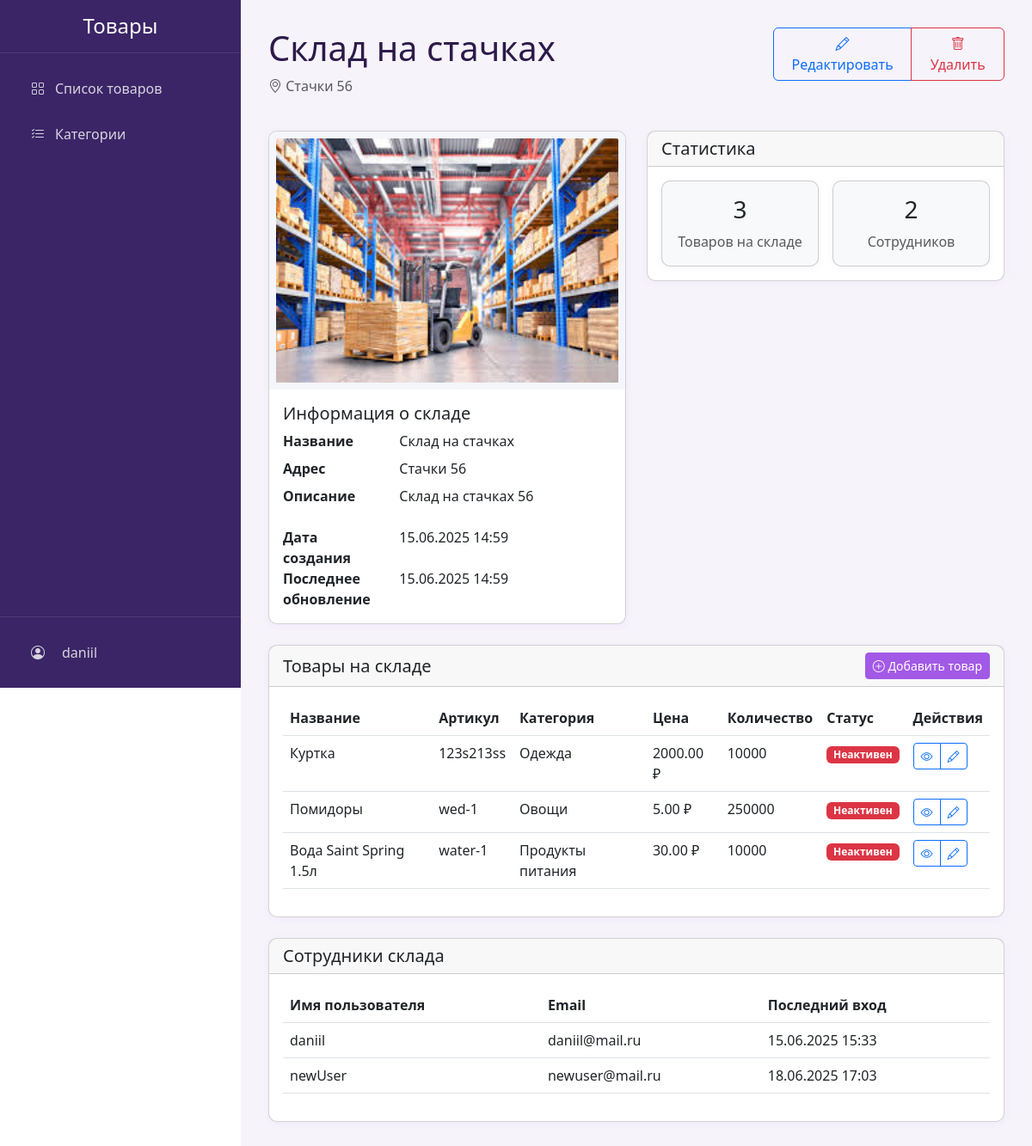
The page /warehouses/1/ (signed in) on the database its author committed.
### products/models.py (models this page shows, shortened)
class User(AbstractUser):
    ROLES = (
        ('admin', 'Администратор'),
        ('manager', 'Менеджер'),
        ('client', 'Клиент'),
    )
    role = models.CharField(max_length=10, choices=ROLES, default='client')
    phone = models.CharField(max_length=20, blank=True)
    address = models.TextField(blank=True)

class Warehouse(models.Model):
    name = models.CharField('Название', max_length=100)
    address = models.CharField('Адрес', max_length=200)
    description = models.TextField('Описание', blank=True)
    image = models.ImageField('Изображение', upload_to='warehouses/', blank=True, null=True)
    created_at = models.DateTimeField('Дата создания', auto_now_add=True)
    updated_at = models.DateTimeField('Дата обновления', auto_now=True)
    class Meta:
        verbose_name = 'Склад'
        verbose_name_plural = 'Склады'
        ordering = ['name']

class Product(models.Model):
    name = models.CharField('Название', max_length=200)
    sku = models.CharField('Артикул', max_length=50, unique=True, blank=True)
    description = models.TextField('Описание', blank=True)
    category = models.ForeignKey(Category, on_delete=models.PROTECT, verbose_name='Категория')
    warehouse = models.ForeignKey(Warehouse, on_delete=models.PROTECT, verbose_name='Склад', null=True, blank=True)
    price = models.DecimalField('Цена', max_digits=10, decimal_places=2)
    quantity = models.PositiveIntegerField('Количество', default=0)
    image = models.ImageField('Изображение', upload_to='products/', blank=True, null=True)
    created_at = models.DateTimeField('Дата создания', auto_now_add=True)
    updated_at = models.DateTimeField('Дата обновления', auto_now=True)
    created_by = models.ForeignKey(User, on_delete=models.PROTECT, verbose_name='Создал', null=True, blank=True)
    is_active = models.BooleanField('Активен', default=True)
    class Meta:
        verbose_name = 'Товар'
        verbose_name_plural = 'Товары'
        ordering = ['-created_at']
        permissions = [
            ("can_manage_warehouse_products", "Может управлять товарами склада"),
        ]

class Category(models.Model):
    name = models.CharField('Название', max_length=100)
    description = models.TextField('Описание', blank=True)
    created_at = models.DateTimeField('Дата создания', auto_now_add=True, null=True, blank=True)
    updated_at = models.DateTimeField('Дата обновления', auto_now=True)
    class Meta:
        verbose_name = 'Категория'
        verbose_name_plural = 'Категории'
        ordering = ['name']

class UserProfile(models.Model):
    user = models.OneToOneField(User, on_delete=models.CASCADE, related_name='profile')
    warehouse = models.ForeignKey(Warehouse, on_delete=models.SET_NULL, null=True, blank=True,
                                 verbose_name='Склад', related_name='employees')
    class Meta:
        verbose_name = 'Профиль пользователя'
        verbose_name_plural = 'Профили пользователей'

### products/views.py (the view)
# urls.py: path('warehouses/<int:pk>/', views.warehouse_detail, name='warehouse_detail'),
@user_passes_test(lambda u: u.is_staff)
def warehouse_detail(request, pk):
    warehouse = get_object_or_404(Warehouse, pk=pk)
    products = Product.objects.filter(warehouse=warehouse)
    employees = warehouse.employees.all()
    return render(request, 'warehouses/detail.html', {
        'warehouse': warehouse,
        'products': products,
        'employees': employees,
        'title': f'Склад: {warehouse.name}'
    })

### products/templates/warehouses/detail.html (shortened to what this page needs)
{% extends 'base.html' %}
{% block content %}
<div class="row mb-4">
    <div class="col-md-8">
        <h1>{{ warehouse.name }}</h1>
        <p class="text-muted">
            <i class="bi bi-geo-alt"></i> {{ warehouse.address }}
        </p>
    </div>
    <div class="col-md-4 text-end">
        <div class="btn-group">
            <a href="{% url 'warehouse_edit' warehouse.id %}" class="btn btn-outline-primary">
                <i class="bi bi-pencil"></i> Редактировать
            </a>
            <button type="button" class="btn btn-outline-danger"
                    data-bs-toggle="modal"
                    data-bs-target="#deleteConfirmModal"
                    data-warehouse-id="{{ warehouse.id }}"
                    data-warehouse-name="{{ warehouse.name }}">
                <i class="bi bi-trash"></i> Удалить
            </button>
        </div>
    </div>
</div>
<div class="row">
    <div class="col-md-6 mb-4">
        <div class="card">
            {% if warehouse.image %}
            <img src="{{ warehouse.image.url }}" class="card-img-top" alt="{{ warehouse.name }}" style="height: 300px; object-fit: cover;">
            {% else %}
            <div class="card-img-top bg-secondary d-flex align-items-center justify-content-center" style="height: 300px;">
                <i class="bi bi-building text-white" style="font-size: 5rem;"></i>
            </div>
            {% endif %}
            <div class="card-body">
                <h5 class="card-title">Информация о складе</h5>
                <dl class="row mb-0">
                    <dt class="col-sm-4">Название</dt>
                    <dd class="col-sm-8">{{ warehouse.name }}</dd>
                    <dt class="col-sm-4">Адрес</dt>
                    <dd class="col-sm-8">{{ warehouse.address }}</dd>
                    <dt class="col-sm-4">Описание</dt>
                    <dd class="col-sm-8">{{ warehouse.description|default:"Нет описания"|linebreaks }}</dd>
                    <dt class="col-sm-4">Дата создания</dt>
                    <dd class="col-sm-8">{{ warehouse.created_at|date:"d.m.Y H:i" }}</dd>
                    <dt class="col-sm-4">Последнее обновление</dt>
                    <dd class="col-sm-8">{{ warehouse.updated_at|date:"d.m.Y H:i" }}</dd>
                </dl>
            </div>
        </div>
    </div>
    <div class="col-md-6 mb-4">
        <div class="card">
            <div class="card-header">
                <h5 class="card-title mb-0">Статистика</h5>
            </div>
            <div class="card-body">
                <div class="row g-3">
                    <div class="col-6">
                        <div class="card bg-light">
                            <div class="card-body text-center">
                                <h3 class="card-title">{{ products.count }}</h3>
                                <p class="card-text text-muted mb-0">Товаров на складе</p>
                            </div>
                        </div>
                    </div>
                    <div class="col-6">
                        <div class="card bg-light">
                            <div class="card-body text-center">
                                <h3 class="card-title">{{ employees.count }}</h3>
                                <p class="card-text text-muted mb-0">Сотрудников</p>
                            </div>
                        </div>
                    </div>
                </div>
            </div>
        </div>
    </div>
</div>
<div class="card mb-4">
    <div class="card-header d-flex justify-content-between align-items-center">
        <h5 class="card-title mb-0">Товары на складе</h5>
        {% if user.is_staff or user.role == 'manager' %}
        <a href="{% url 'add_product' %}?warehouse={{ warehouse.id }}" class="btn btn-primary btn-sm">
            <i class="bi bi-plus-circle"></i> Добавить товар
        </a>
        {% endif %}
    </div>
    <div class="card-body">
        {% if products %}
        <div class="table-responsive">
            <table class="table table-hover">
                <thead>
                    <tr>
                        <th>Название</th>
                        <th>Артикул</th>
                        <th>Категория</th>
                        <th>Цена</th>
                        <th>Количество</th>
                        <th>Статус</th>
                        <th>Действия</th>
                    </tr>
                </thead>
                <tbody>
                    {% for product in products %}
                    <tr>
                        <td>{{ product.name }}</td>
                        <td>{{ product.sku }}</td>
                        <td>{{ product.category.name }}</td>
                        <td>{{ product.price }} ₽</td>
                        <td>{{ product.quantity }}</td>
                        <td>
                            <span class="badge bg-{% if product.is_active %}success{% else %}danger{% endif %}">
                                {% if product.is_active %}Активен{% else %}Неактивен{% endif %}
                            </span>
                        </td>
                        <td>
                            <div class="btn-group btn-group-sm">
                                <a href="{% url 'product_detail' product.id %}" class="btn btn-outline-primary" title="Просмотр">
                                    <i class="bi bi-eye"></i>
                                </a>
                                <a href="{% url 'edit_product' product.id %}" class="btn btn-outline-primary" title="Редактировать">
                                    <i class="bi bi-pencil"></i>
                                </a>
                            </div>
                        </td>
                    </tr>
                    {% endfor %}
                </tbody>
            </table>
        </div>
        {% else %}
        <div class="alert alert-info mb-0">
            <i class="bi bi-info-circle"></i> На складе пока нет товаров
        </div>
        {% endif %}
    </div>
</div>
<div class="card">
    <div class="card-header">
        <h5 class="card-title mb-0">Сотрудники склада</h5>
    </div>
    <div class="card-body">
        {% if employees %}
        <div class="table-responsive">
            <table class="table table-hover">
                <thead>
                    <tr>
                        <th>Имя пользователя</th>
                        <th>Email</th>
                        <th>Последний вход</th>
                    </tr>
                </thead>
                <tbody>
                    {% for employee in employees %}
                    <tr>
                        <td>{{ employee.user.username }}</td>
                        <td>{{ employee.user.email }}</td>
                        <td>{{ employee.user.last_login|date:"d.m.Y H:i"|default:"Никогда" }}</td>
                    </tr>
                    {% endfor %}
                </tbody>
            </table>
        </div>
        {% else %}
        <div class="alert alert-info mb-0">
            <i class="bi bi-info-circle"></i> На складе пока нет сотрудников
        </div>
        {% endif %}
    </div>
</div>
{% endblock %}

### products/templates/base.html (shortened to what this page needs)
<!DOCTYPE html>
<html lang="ru">
<head>
    {% load static %}
    <link rel="stylesheet" href="{% static 'css/variables.css' %}">
    <link rel="stylesheet" href="{% static 'css/base.css' %}">
    <link rel="stylesheet" href="{% static 'css/layout.css' %}">
    <link rel="stylesheet" href="{% static 'css/components.css' %}">
    <link rel="stylesheet" href="{% static 'css/utilities.css' %}">
    <link href="https://cdn.jsdelivr.net/npm/bootstrap@5.3.0/dist/css/bootstrap.min.css" rel="stylesheet">
    <link rel="stylesheet" href="https://cdn.jsdelivr.net/npm/bootstrap-icons@1.10.0/font/bootstrap-icons.css">
</head>
<body>
    {% if user.is_authenticated %}
    <nav class="sidebar" id="sidebar">
        <div class="sidebar-header">
            <h4 class="mb-0 text-center">Товары</h4>
        </div>
        <div class="sidebar-menu">
            <ul class="nav flex-column gap-1 px-2">
                {% if user.role == 'manager' or user.role == 'admin' %}
                    <li class="nav-item">
                        <a class="nav-link text-decoration-none {% if request.resolver_match.url_name == 'product_list' %}active{% endif %}" href="{% url 'product_list' %}">
                            <i class="bi bi-grid"></i> Список товаров
                        </a>
                    </li>
                {% endif %}
                {% if user.role == 'manager' or user.role == 'admin' %}
                    <li class="nav-item">
                        <a class="nav-link text-decoration-none {% if request.resolver_match.url_name == 'category_list' %}active{% endif %}" href="{% url 'category_list' %}">
                            <i class="bi bi-list-check"></i> Категории
                        </a>
                    </li>
                {% endif %}
            </ul>
        </div>
        <div class="user-info py-0 px-2">
            <div class="sidebar-menu">
                <ul class="nav flex-column gap-1">
                    <li class="nav-item">
                        <a class="nav-link text-decoration-none {% if request.resolver_match.url_name == 'profile' %}active{% endif %}" href="{% url 'profile' %}">
                            <i class="bi bi-person-circle me-2"></i>
                            <span>{{ user.username }}</span>
                        </a>
                    </li>
                </ul>
            </div>
        </div>
    </nav>
    {% endif %}
    <main
        class="main-content"
        id="mainContent"
        style="{% if not  user.is_authenticated %}margin-left: 0px;{% endif %}"
    >
        {% block content %}{% endblock %}
    </main>
</body>
</html>

### rows shown on the page
User: username "daniil"
Warehouse: name "Склад на стачках", address "Стачки 56", image (picture), description "Склад на стачках 56", created_at "15.06.2025 14:59", updated_at "15.06.2025 14:59", count "2"
Product: name "Куртка", sku "123s213ss", category.name "Одежда", price "2000.00", quantity "10000", is_active "Неактивен"
Product: name "Помидоры", sku "wed-1", category.name "Овощи", price "5.00", quantity "250000", is_active "Неактивен"
Product: name "Вода Saint Spring 1.5л", sku "water-1", category.name "Продукты питания", price "30.00", quantity "10000", is_active "Неактивен"
UserProfile: user.username "daniil", user.email "daniil@mail.ru", user.last_login "15.06.2025 15:33"
UserProfile: user.username "newUser", user.email "newuser@mail.ru", user.last_login "18.06.2025 17:03"

### other values the page prints
{{ products.count }} "3"
